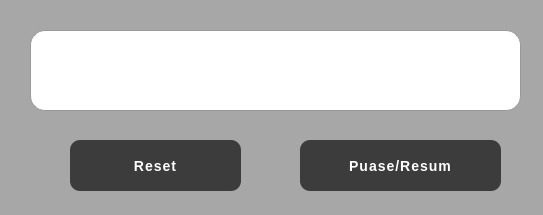
<?xml version="1.0" encoding="UTF-8"?>
<ui version="4.0">
 <class>Dialog</class>
 <widget class="QDialog" name="Dialog">
  <property name="geometry">
   <rect>
    <x>0</x>
    <y>0</y>
    <width>543</width>
    <height>215</height>
   </rect>
  </property>
  <property name="windowTitle">
   <string>Running Timer</string>
  </property>
  <property name="styleSheet">
   <string notr="true">QDialog {
    background-color: #a7a7a7;
    font-family: 'Segoe UI', sans-serif;
    color: white;
}


QLabel#timer_label {
    font-family: 'Courier New', monospace;
    font-size: 46px;
    font-weight: bold;
    color: #111;
    background-color: #ffffff;
    border-radius: 15px;
    padding: 20px;
    border: 1px solid #999;
    qproperty-alignment: AlignCenter;

   
    background-image: linear-gradient(to bottom,
        #ffffff 0%,
        #ffffff 48%,
        #cccccc 48%,
        #cccccc 52%,
        #ffffff 52%,
        #ffffff 100%);
}


QPushButton {
    background-color: #3c3c3c;
    color: white;
    border: none;
    border-radius: 10px;
    padding: 12px 30px;
    font-size: 14px;
    font-weight: bold;
    letter-spacing: 1px;
}

QPushButton:hover {
    background-color: #505050;
}

QPushButton:pressed {
    background-color: #2e2e2e;
}
</string>
  </property>
  <widget class="QLabel" name="timer_label">
   <property name="geometry">
    <rect>
     <x>30</x>
     <y>30</y>
     <width>491</width>
     <height>81</height>
    </rect>
   </property>
   <property name="font">
    <font>
     <family>Courier New</family>
     <pointsize>-1</pointsize>
     <weight>75</weight>
     <bold>true</bold>
    </font>
   </property>
   <property name="text">
    <string/>
   </property>
   <property name="alignment">
    <set>Qt::AlignCenter</set>
   </property>
  </widget>
  <widget class="QPushButton" name="reset_button">
   <property name="geometry">
    <rect>
     <x>70</x>
     <y>140</y>
     <width>171</width>
     <height>51</height>
    </rect>
   </property>
   <property name="font">
    <font>
     <pointsize>-1</pointsize>
     <weight>75</weight>
     <bold>true</bold>
    </font>
   </property>
   <property name="text">
    <string>Reset</string>
   </property>
  </widget>
  <widget class="QPushButton" name="play_button">
   <property name="geometry">
    <rect>
     <x>300</x>
     <y>140</y>
     <width>201</width>
     <height>51</height>
    </rect>
   </property>
   <property name="font">
    <font>
     <pointsize>-1</pointsize>
     <weight>75</weight>
     <bold>true</bold>
    </font>
   </property>
   <property name="text">
    <string>Puase/Resum</string>
   </property>
  </widget>
 </widget>
 <resources/>
 <connections/>
</ui>
